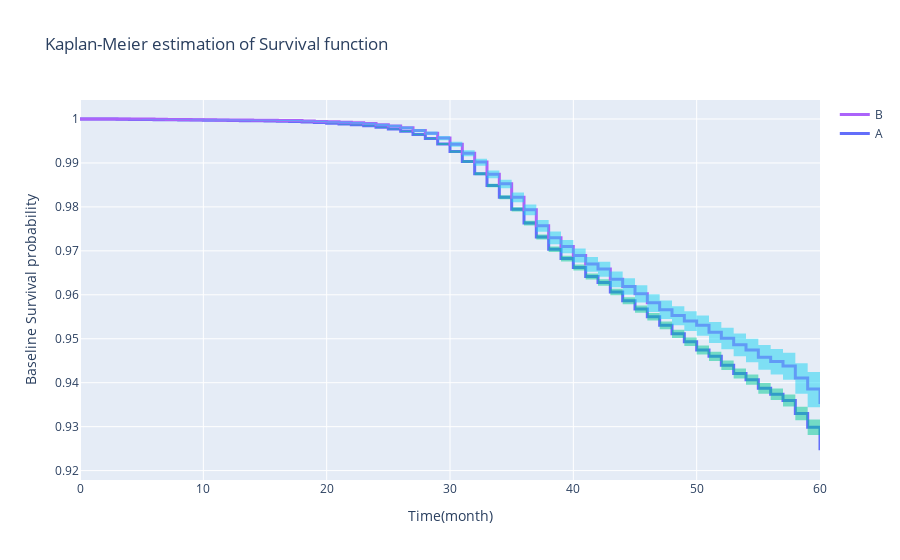

Write notebook code for a chart like this one.
### Code cell
# Visualizing the survival functions corresponding to those survived features
fig_1 = go.Figure()

for item in Data['investor_orig_time'].sort_values().unique().tolist():
    data = Data[Data['investor_orig_time'] == item]

    kmf_Data = KaplanMeierFitter().fit(data['time'], data['status_time'])
    fig_1.add_trace(go.Scatter(
    x = kmf_Data.survival_function_.index, \
    y = kmf_Data.survival_function_['KM_estimate'],
    name = item,
    line = dict(shape = 'hv', width = 3,),
    showlegend = True))

    fig_1.add_trace(go.Scatter(
    x = kmf_Data.confidence_interval_.index, 
    y = kmf_Data.confidence_interval_['KM_estimate_upper_0.95'],
    line = dict(shape = 'hv', width = 0),
    showlegend = False,))

    fig_1.add_trace(go.Scatter(
    x = kmf_Data.confidence_interval_.index,
    y = kmf_Data.confidence_interval_['KM_estimate_lower_0.95'],
    line = dict(shape = 'hv', width = 0),
    fill = 'tonexty',
    showlegend = False))

fig_1.update_layout( xaxis_title = "Time(month)", yaxis_title = "Baseline Survival probability",\
                   title = 'Kaplan-Meier estimation of Survival function')

fig_1.show()
